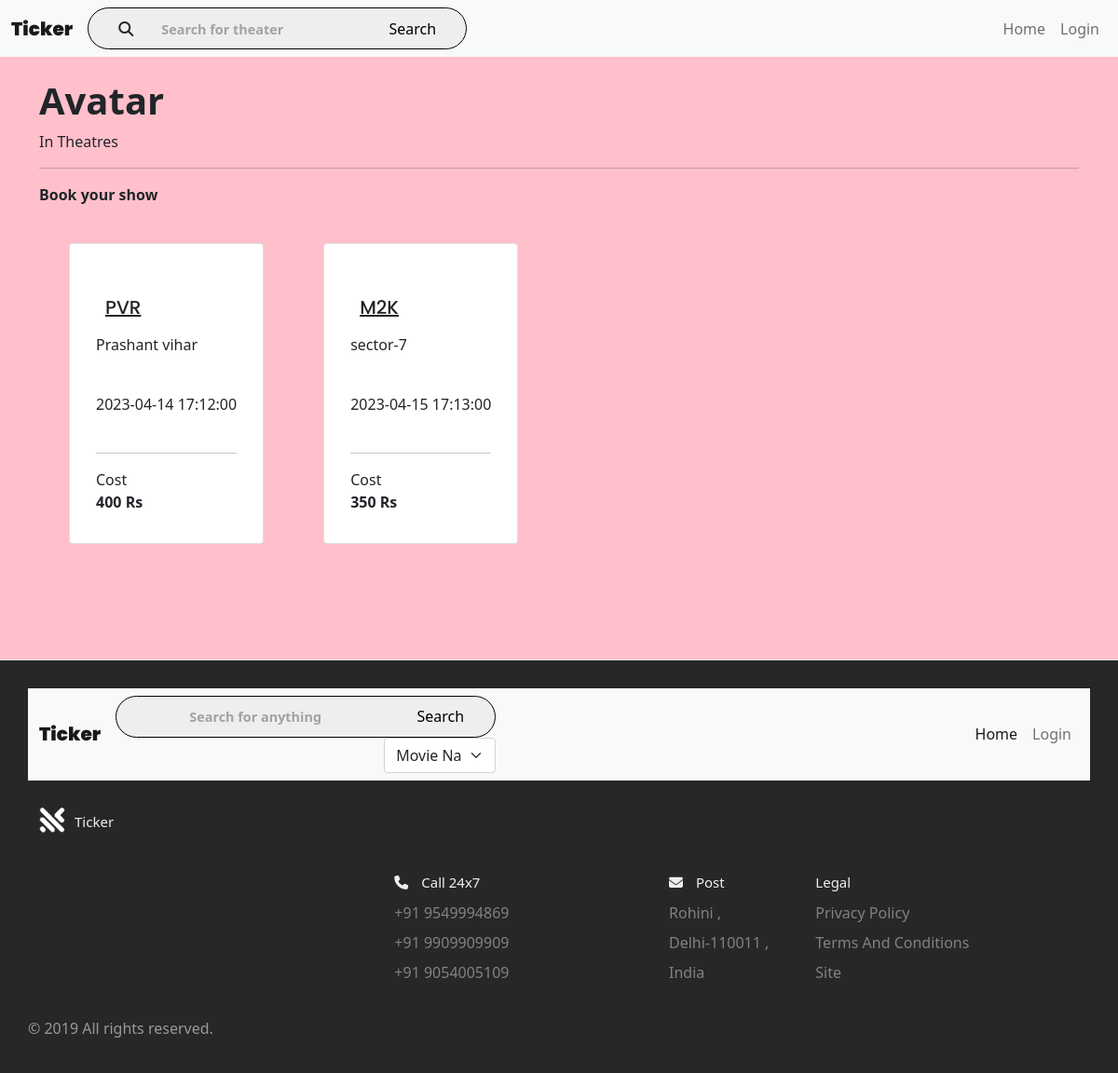
The app's page /select_theaters/2 with its own data.
### website/models.py (models this page shows)
class Movie(db.Model):
    id = db.Column(db.Integer, primary_key=True)
    poster = db.Column(db.String(255))
    title = db.Column(db.String(100))
    times_watched = db.Column(db.Integer)
    movie_admin_id = db.Column(db.Integer, db.ForeignKey('registered_user.id'))
    show = db.relationship('Show')
    booked_ti = db.relationship('Ticket')
    rating = db.Column(db.Float)
    Genre = db.Column(db.String(100))

class Show(db.Model):
    id = db.Column(db.Integer, primary_key=True)
    screened_m = db.Column(db.Integer, db.ForeignKey('movie.id'))
    t_in = db.Column(db.Integer, db.ForeignKey('theaters.id'))
    movie = db.Column(db.String(100))
    t = db.Column(db.String(100))
    address_t = db.Column(db.String(100))
    datetime = db.Column(db.DateTime(timezone=True), default=func.now())
    t_admin_id = db.Column(db.Integer, db.ForeignKey('registered_user.id'))
    available_seats = db.Column(db.Integer)
    cost = db.Column(db.Integer)
    booked_ti = db.relationship('Ticket')

### website/views.py (the view)
@view.route('/select_theaters/<int:id>')
def select_theaters(id):
    show = Show.query.filter_by(screened_m=int(id)).all()
    print(show)
    movie = Movie.query.get(int(id))
    print(movie)
    print("line 90")
    if show:
        return render_template('select_theaters.html', user=current_user, shows=show, movie= movie)
    else:
        flash('There is no show for this movie', category='note')
        return redirect(url_for('views.home'))

### website/templates/select_theaters.html (shortened to what this page needs)
{% extends "base.html" %}
{% block content %}
<nav class="navbar navbar-expand-lg navbar-light bg-light">
  <div class="container-fluid">
    <a class="navbar-brand" style="font-weight: 1000; font-family: 'Poppins', sans-serif" href="/">Ticker</a>
      <form action="/search1/{{ movie.id }}", method="post">
        <div class="search-bar">
        <i class="fa-solid fa-magnifying-glass"></i>
        <input type="search" placeholder="Search for theater" name="searching_theater">
        <input type="submit" value="Search">
        </div>
        </form>
    <div class="collapse navbar-collapse d-md-flex justify-content-md-end" id="navbarNavDropdown">
      <ul class="navbar-nav navbar-nav mr-auto">
        <li class="nav-item">
          <a class="nav-link" aria-current="page" href="/">Home</a>
        </li>
        {% if user.is_authenticated %}
        <li class="nav-item dropdown">
          <a class="nav-link dropdown-toggle" href="#" id="navbarDropdown" role="button" data-bs-toggle="dropdown" aria-expanded="false">
            {% if user.is_admin %}
              {{ user.name }}, Admin
            {% else %}
              {{ user.name }}
            {% endif %}
          </a>
          <ul class="dropdown-menu" aria-labelledby="navbarDropdown">
            <li><a class="nav-link" href="/logout">Logout</a></li>
          </ul>
        </li>
        {% else %}
        <li class="nav-item justify-content-end">
          <a class="nav-link" href="/login">Login</a>
        </li>
        {% endif %}
      </ul>
    </div>
  </div>
</nav>
<div class="container">
    <div class="col">
      <h1 style="padding-top: 2%;"><div class="fw-bold">{{ movie.title }}</div></h1> In Theatres
    </div>
    <hr/>
    <p><strong >Book your show</strong></p>
      <div class="container pt-4 pb-4">
          <div class="row row-cols-auto">
        {% for show in shows %}
          <div class="card">
            <div class="card-body">
              {% if user.is_authenticated %}
                {% if user.is_admin == false %}
                  <h5 class="card-title1"><div ><a href="/book_ticket/{{ show.id }}" class="link-dark">{{ show.t }}</a></div></h5>
                {% else %}
                  <h5 class="card-title1"><div class="fw-bold">{{ show.t }}</div></h5>
                {% endif %}
              {% else %}
                <h5 class="card-title1"><div ><a href="/book_ticket/{{ show.id }}" class="link-dark">{{ show.t }}</a></div></h5>
              {% endif %}
                <p class="card-text">{{ show.address_t }}</p>
              <p class="card-text">{{ show.datetime }}</p>
              <hr/>
              Cost <div class="fw-bold">{{ show.cost }} Rs</div>
            </div>
          </div>
        {% endfor %}
</div>
</div>
</div>
{% endblock %}

### website/static/styles.css (style rules this page uses)
*, *::before, *::after { margin: 0; padding: 0; outline: 0; box-sizing: border-box; text-decoration: none; list-style: none; border: none; }
body { font-family: 'Poppins', sans-serif; color: #322f2f; background-color: pink !important; overflow-x: hidden; background-color: hsl(252, 30%, 95%); }
.container { width: 80%; margin: 0 auto; }
nav { width: 100%; background-color: #fff; padding: 0.7rem 0; position: fixed; top: 0; z-index: 10; }
.search-bar { background-color: #F0EEED; border-radius: 2rem; border: 1px solid black; padding: 0.6rem 2rem; }
.search-bar input[type="search"] { background: transparent; width: 20vw; margin-left: 1rem; font-size: 0.9rem; font-weight: 700; color: #0f0f0f; }
nav .search-bar input[type="search"]::placeholder { color: #a3a2a2; }
.card { border-radius: 40px; margin: 32px 32px; width: 227px; height: 323px; cursor: pointer; margin-bottom: 100px; transition: 0.4s; }
.card-text { margin-top: 10px; margin-bottom: 40px; }
.card-body .card-title1 { border-radius: 40px; text-align: left; color: #0f0f0f; padding-left: 10px; text-decoration: none; font-size: 20px; margin-top: 0px; margin-bottom: 40px; height: 40px; padding-top: 40px; font-family: 'Poppins', sans-serif; }
*, *:before, *:after { box-sizing: border-box; }
html { font-size: 100%; }
body { font-family: acumin-pro, system-ui, sans-serif; margin: 0; display: grid; grid-template-rows: auto 1fr auto; font-size: 14px; background-color: #f4f4f4; align-items: start; min-height: 100vh; }
.fa-solid { margin-right: 10px; }

### records on screen
Movie: title "Avatar"
Show: t "PVR", address_t "Prashant vihar", datetime "2023-04-14 17:12:00", cost "400"
Show: t "M2K", address_t "sector-7", datetime "2023-04-15 17:13:00", cost "350"
